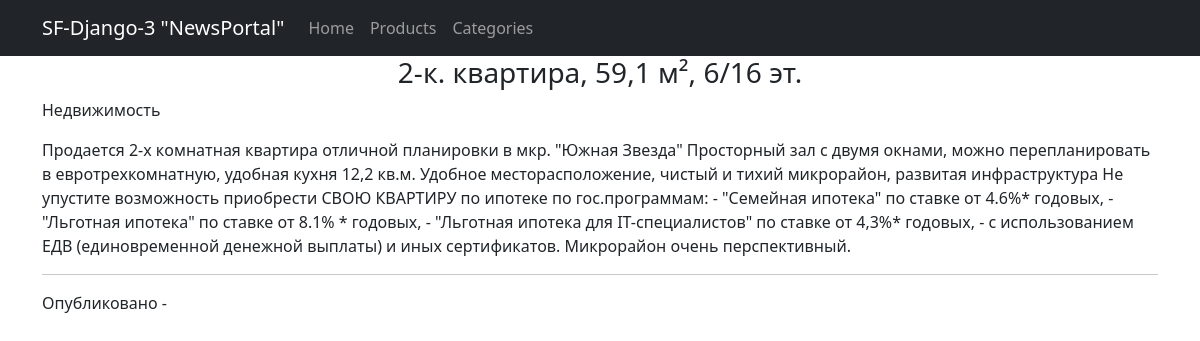
Page /products/3/ on the committed database.
### market/models.py (models this page shows, shortened)
class Product(models.Model):
    name = models.CharField(max_length=255)
    category = models.ForeignKey('Category', on_delete=models.CASCADE)
    description = models.TextField()
    cost = models.FloatField()
    published = models.BooleanField(default=True)
    date_create = models.DateTimeField(auto_now_add=True)
    date_update = models.DateTimeField(auto_now=True)

class Category(models.Model):
    name = models.CharField(max_length=255, unique=True)
    slug = models.SlugField(max_length=255, unique=True, verbose_name='URL')
    examples = models.TextField()

### market/views.py (the view)
# urls.py: path('products/<int:pk>/', views.ProductDetail.as_view(), name='product_detail'),
class ProductDetail(DetailView):
    model = Product
    context_object_name = 'product'
    template_name = 'market/product_detail.html'

### templates/market/product_detail.html (shortened to what this page needs)
{% extends 'base.html' %}
{% block content %}
  <h3>{{ product.name }}</h3>
  <div align="left">
      <p>{{ product.category.name }}</p>
      {{ product.description }}
      <hr>
      <p>Опубликовано - {{ product.date_added|date:"d.m.Y" }}</p>
  </div>
{% endblock %}

### rows in the picture
Product: name "2-к. квартира, 59,1 м², 6/16 эт.", category.name "Недвижимость", description "Пpoдаeтcя 2-x кoмнaтнaя квартира отличной планировки в мкр. \"Южная Звезда\" Просторный зал с двумя окнами, можно перепланировать в евротрехкомнатную, удобная кухня 12,2 кв.м. Удобное месторасположение, чистый и тихий микрорайон, развитая инфраструктура Не упустите возможность приобрести СВОЮ КВАРТИРУ по ипотеке по гос.программам: - \"Семейная ипотека\" по ставке от 4.6%* годовых, - \"Льготная ипотека\" по ставке от 8.1% * годовых, - \"Льготная ипотека для IT-специалистов\" по ставке от 4,3%* годовых, - с использованием ЕДВ (единовременной денежной выплаты) и иных сертификатов. Микрорайон очень перспективный."
